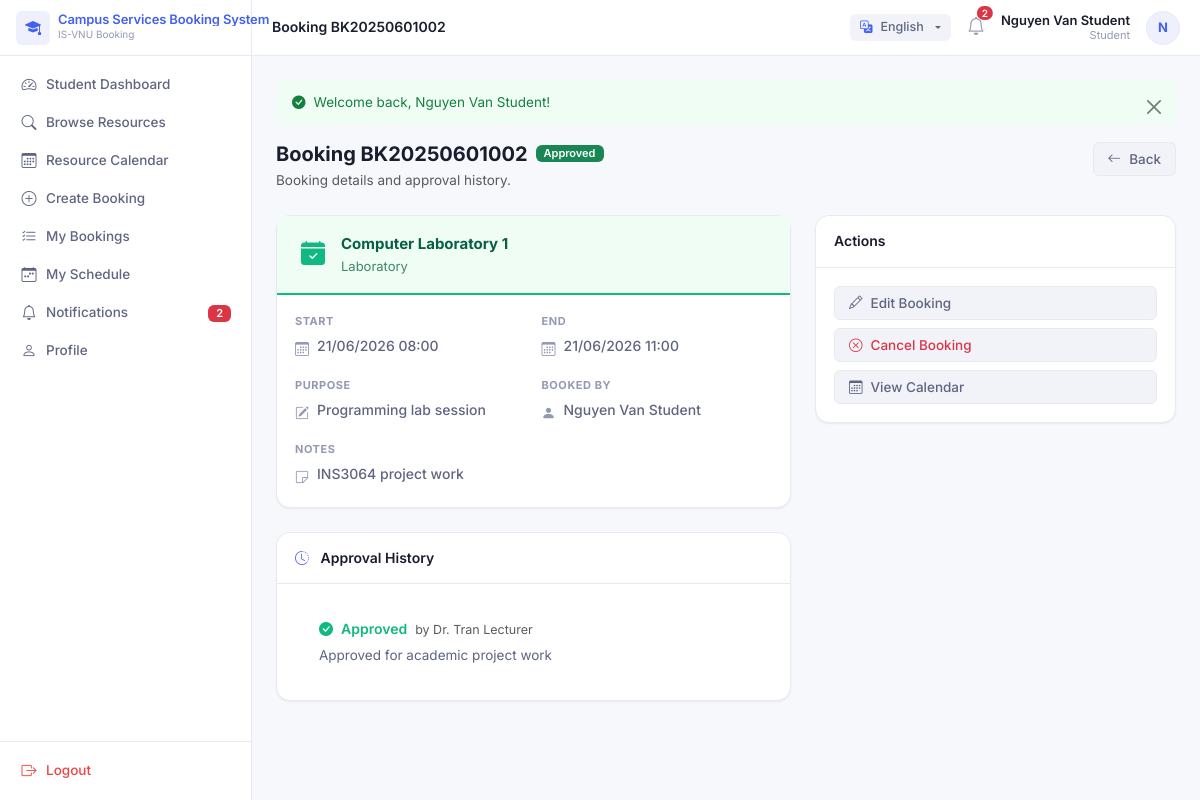
The app's page /index.php?page=bookings&action=show&id=2 (signed in) with its own data.
### tables this page shows
CREATE TABLE bookings (
  id INT UNSIGNED AUTO_INCREMENT PRIMARY KEY,
  booking_reference VARCHAR(30) NOT NULL UNIQUE,
  user_id INT UNSIGNED NOT NULL,
  resource_id INT UNSIGNED NOT NULL,
  start_datetime DATETIME NOT NULL,
  end_datetime DATETIME NOT NULL,
  purpose VARCHAR(255) NOT NULL,
  additional_notes TEXT,
  status ENUM('pending','approved','rejected','cancelled','completed','expired') NOT NULL DEFAULT 'pending',
  requires_approval TINYINT(1) NOT NULL DEFAULT 0,
  created_at TIMESTAMP DEFAULT CURRENT_TIMESTAMP,
  updated_at TIMESTAMP DEFAULT CURRENT_TIMESTAMP ON UPDATE CURRENT_TIMESTAMP,
  FOREIGN KEY (user_id) REFERENCES users(id) ON DELETE RESTRICT,
  FOREIGN KEY (resource_id) REFERENCES resources(id) ON DELETE RESTRICT,
  INDEX idx_bookings_user (user_id),
  INDEX idx_bookings_resource (resource_id),
  INDEX idx_bookings_status (status),
  INDEX idx_bookings_start (start_datetime),
  INDEX idx_bookings_end (end_datetime)
);

CREATE TABLE users (
  id INT UNSIGNED AUTO_INCREMENT PRIMARY KEY,
  department_id INT UNSIGNED DEFAULT NULL,
  full_name VARCHAR(150) NOT NULL,
  username VARCHAR(80) NOT NULL UNIQUE,
  email VARCHAR(150) NOT NULL UNIQUE,
  password_hash VARCHAR(255) NOT NULL,
  phone VARCHAR(20) DEFAULT NULL,
  student_code VARCHAR(30) DEFAULT NULL UNIQUE,
  staff_code VARCHAR(30) DEFAULT NULL UNIQUE,
  avatar VARCHAR(255) DEFAULT NULL,
  status ENUM('active','inactive','suspended') NOT NULL DEFAULT 'active',
  created_at TIMESTAMP DEFAULT CURRENT_TIMESTAMP,
  updated_at TIMESTAMP DEFAULT CURRENT_TIMESTAMP ON UPDATE CURRENT_TIMESTAMP,
  FOREIGN KEY (department_id) REFERENCES departments(id) ON DELETE SET NULL,
  INDEX idx_users_status (status)
);

CREATE TABLE resources (
  id INT UNSIGNED AUTO_INCREMENT PRIMARY KEY,
  category_id INT UNSIGNED NOT NULL,
  resource_code VARCHAR(50) NOT NULL UNIQUE,
  resource_name VARCHAR(150) NOT NULL,
  location VARCHAR(150) NOT NULL,
  capacity INT UNSIGNED DEFAULT 1,
  description TEXT,
  image VARCHAR(255) DEFAULT NULL,
  status ENUM('available','unavailable','maintenance','restricted') NOT NULL DEFAULT 'available',
  created_at TIMESTAMP DEFAULT CURRENT_TIMESTAMP,
  updated_at TIMESTAMP DEFAULT CURRENT_TIMESTAMP ON UPDATE CURRENT_TIMESTAMP,
  FOREIGN KEY (category_id) REFERENCES resource_categories(id) ON DELETE RESTRICT,
  INDEX idx_resources_category (category_id),
  INDEX idx_resources_status (status)
);

CREATE TABLE resource_categories (
  id INT UNSIGNED AUTO_INCREMENT PRIMARY KEY,
  category_name VARCHAR(100) NOT NULL UNIQUE,
  description TEXT,
  requires_approval TINYINT(1) NOT NULL DEFAULT 0,
  max_booking_hours_per_day DECIMAL(5,2) DEFAULT 4.00,
  max_booking_hours_per_week DECIMAL(5,2) DEFAULT 10.00,
  max_peak_slots_per_week INT UNSIGNED DEFAULT 2,
  cancellation_deadline_hours INT UNSIGNED DEFAULT 24,
  status ENUM('active','inactive') NOT NULL DEFAULT 'active',
  created_at TIMESTAMP DEFAULT CURRENT_TIMESTAMP,
  updated_at TIMESTAMP DEFAULT CURRENT_TIMESTAMP ON UPDATE CURRENT_TIMESTAMP
);

CREATE TABLE approvals (
  id INT UNSIGNED AUTO_INCREMENT PRIMARY KEY,
  booking_id INT UNSIGNED NOT NULL,
  approver_id INT UNSIGNED NOT NULL,
  decision ENUM('approved','rejected') NOT NULL,
  comment TEXT,
  decided_at DATETIME NOT NULL,
  created_at TIMESTAMP DEFAULT CURRENT_TIMESTAMP,
  FOREIGN KEY (booking_id) REFERENCES bookings(id) ON DELETE CASCADE,
  FOREIGN KEY (approver_id) REFERENCES users(id) ON DELETE RESTRICT,
  INDEX idx_approvals_booking (booking_id)
);

### app/views/bookings/detail.php (the view, shortened to what the rows shown need)
<?php
$statusColor = [
    'approved'  => ['bg' => '#f0fdf4', 'border' => '#10b981', 'text' => '#065f46'],
    'pending'   => ['bg' => '#fffbeb', 'border' => '#f59e0b', 'text' => '#78350f'],
    'rejected'  => ['bg' => '#fef2f2', 'border' => '#ef4444', 'text' => '#7f1d1d'],
    'cancelled' => ['bg' => '#f7f8fc', 'border' => '#9499b2', 'text' => '#5f6580'],
    'completed' => ['bg' => '#eef2ff', 'border' => '#6366f1', 'text' => '#312e81'],
];
$sc = $statusColor[$booking['status']] ?? $statusColor['pending'];
?>
<div class="d-flex align-items-start justify-content-between mb-4 flex-wrap gap-2">
  <div>
    <div class="d-flex align-items-center gap-2 mb-1">
      <h1 class="fw-bold mb-0" style="font-size:1.25rem">
        Booking <?= e($booking['booking_reference']) ?>
      </h1>
      <?= status_badge($booking['status']) ?>
    </div>
  </div>
</div>
<div class="row g-4">
  <div class="col-lg-7">
    <div class="card mb-4">
      <div class="px-4 py-3 d-flex align-items-center gap-3 rounded-top"
           style="background:<?= $sc['bg'] ?>;border-bottom:2px solid <?= $sc['border'] ?>">
        <div>
          <div class="fw-bold" style="color:<?= $sc['text'] ?>;font-size:15px">
            <?= e($booking['resource_name']) ?>
          </div>
          <div style="font-size:13px;color:<?= $sc['text'] ?>;opacity:.75">
            <?= e($booking['category_name'] ?? '') ?>
          </div>
        </div>
      </div>
    </div>
    <?php if (!empty($approvals)): ?>
    <div class="card mb-4">
      <div class="card-body p-0">
        <?php foreach ($approvals as $i => $a): ?>
        <div class="px-4 py-3 <?= $i > 0 ? 'border-top' : '' ?>">
          <div class="d-flex align-items-center gap-2 mb-1">
            <?php if ($a['decision'] === 'approved'): ?>
              <i class="bi bi-check-circle-fill" style="color:var(--success)"></i>
              <span class="fw-semibold" style="color:var(--success)">Approved</span>
            <?php else: ?>
              <i class="bi bi-x-circle-fill" style="color:var(--danger)"></i>
              <span class="fw-semibold" style="color:var(--danger)">Rejected</span>
            <?php endif; ?>
            <span class="text-muted" style="font-size:12.5px">by <?= e($a['approver_name']) ?></span>
          </div>
          <?php if (!empty($a['comment'])): ?>
          <p class="mb-0" style="font-size:13.5px;color:var(--text-sub)"><?= e($a['comment']) ?></p>
          <?php endif; ?>
        </div>
        <?php endforeach; ?>
      </div>
    </div>
    <?php endif; ?>
  </div>
</div>

### app/helpers/functions.php (shortened to what the rows shown need)
<?php
function url(string $path = ''): string
{
    $path = ltrim($path, '/');
    return APP_URL . ($path ? '/' . $path : '');
}
function e(?string $value): string
{
    return htmlspecialchars($value ?? '', ENT_QUOTES, 'UTF-8');
}
function status_badge(string $status, string $type = 'booking'): string
{
    $classes = [
        'booking' => [
            'pending' => 'bg-warning text-dark',
            'approved' => 'bg-success',
            'rejected' => 'bg-danger',
            'cancelled' => 'bg-secondary',
            'completed' => 'bg-primary',
            'expired' => 'bg-dark',
        ],
        'resource' => [
            'available' => 'bg-success',
            'unavailable' => 'bg-secondary',
            'maintenance' => 'bg-warning text-dark',
            'restricted' => 'bg-danger',
        ],
    ];
    $map = $classes[$type] ?? $classes['booking'];
    $class = $map[$status] ?? 'bg-secondary';
    $label = ucwords(str_replace('_', ' ', $status));
    return '<span class="badge ' . $class . '">' . e($label) . '</span>';
}
function route_url(string $page, string $action = 'index', array $params = []): string
{
    $query = ['page' => $page];
    if ($action !== 'index') {
        $query['action'] = $action;
    }
    foreach ($params as $k => $v) {
        if ($v !== '' && $v !== null) {
            $query[$k] = $v;
        }
    }
    return url('index.php?' . http_build_query($query));
}
function is_active_nav(string $page, ?string $action = null): bool
{
    $currentPage = $_GET['page'] ?? 'dashboard';
    $currentAction = $_GET['action'] ?? 'index';
    if ($currentPage !== $page) {
        return false;
    }
    return $currentAction === $action;
}
function setting(string $key, $default = null, bool $refresh = false)
{
    static $settings = null;
    if ($settings === null || $refresh) {
        $settings = [];
        try {
            $db = Database::getInstance()->getConnection();
            $stmt = $db->query('SELECT setting_key, setting_value FROM settings');
            while ($row = $stmt->fetch()) {
                $settings[$row['setting_key']] = $row['setting_value'];
            }
        } catch (Throwable $e) {
        }
    }
    return $settings[$key] ?? $default;
}
function __(string $key): string
{
    static $dictionary = null;
    $lang = $_SESSION['lang'] ?? null;
    if ($lang === null) {
        $lang = setting('language_default', 'en');
    }
    if ($dictionary === null || $dictionary['lang'] !== $lang) {
        $file = APP_PATH . "/lang/{$lang}.php";
        if (file_exists($file)) {
            $dictionary = [
                'lang' => $lang,
                'data' => include $file
            ];
        } else {
            $dictionary = [
                'lang' => $lang,
                'data' => []
            ];
        }
    }
    return $dictionary['data'][$key] ?? $key;
}

### app/views/layouts/sidebar.php (shortened to what the rows shown need)
<?php
$role = Auth::primaryRole();
$user = Auth::user();
$unreadNotifications = 0;
if ($user) {
    $unreadNotifications = (new NotificationRepository())->countUnread((int) $user['id']);
}
?>
<nav id="sidebar" class="sidebar">
  <ul class="nav flex-column sidebar-nav" id="sidebarNav">
    <?php
    $groupId = 0;
    $inGroup = false;
    foreach ($navItems as $item):
        if (isset($item['group'])):
            if ($inGroup) echo '</ul></li>';
            $groupId++;
            $gid = 'sidebarGroup' . $groupId;
            $isOpen = 'true';
            $collapseClass = 'show';
            $inGroup = true;
    ?>
        <li class="nav-item sidebar-group-item">
          <a class="sidebar-group-toggle text-decoration-none"
             href="#<?= $gid ?>" data-bs-toggle="collapse" aria-expanded="<?= $isOpen ?>">
            <span class="sidebar-group-label-text"><?= e(__($item['group'])) ?></span>
            <i class="bi bi-chevron-down sidebar-chevron"></i>
          </a>
          <ul class="nav flex-column collapse <?= $collapseClass ?>" id="<?= $gid ?>">
    <?php
        else:
            $active = is_active_nav($item['page'], $item['action']);
    ?>
        <li class="nav-item">
          <a class="nav-link sidebar-link <?= $active ? 'active' : '' ?>" href="<?= route_url($item['page'], $item['action']) ?>">
            <i class="bi <?= e($item['icon']) ?>"></i><?= e(__($item['label'])) ?>
            <?php if ($item['page'] === 'notifications' && $unreadNotifications > 0): ?>
              <span class="badge bg-danger ms-auto"><?= $unreadNotifications ?></span>
            <?php endif; ?>
          </a>
        </li>
    <?php
        endif;
    endforeach;
    ?>
  </ul>
</nav>

### app/views/layouts/topbar.php (shortened to what the rows shown need)
<?php
$user = Auth::user();
$role = Auth::primaryRole();
$unreadNotifications = 0;
if ($user) {
    $unreadNotifications = (new NotificationRepository())->countUnread((int) $user['id']);
}
?>
<header class="topbar">
  <div class="d-flex align-items-center gap-3">
    <div class="dropdown">
      <button class="btn btn-sm btn-light border-0 dropdown-toggle d-flex align-items-center gap-2" type="button" id="langDropdown" data-bs-toggle="dropdown" aria-expanded="false">
      </button>
    </div>
    <a href="<?= route_url('notifications') ?>" class="position-relative text-decoration-none"
       style="color:var(--text-muted)" title="Notifications">
      <i class="bi bi-bell" style="font-size:18px"></i>
      <?php if ($unreadNotifications > 0): ?>
        <span class="position-absolute top-0 start-100 translate-middle badge rounded-pill bg-danger notification-badge">
          <?= $unreadNotifications ?>
        </span>
      <?php endif; ?>
    </a>
    <div class="d-none d-sm-flex flex-column text-end" style="line-height:1.2">
      <span class="fw-semibold" style="font-size:13px"><?= e($user['full_name'] ?? '') ?></span>
      <span style="font-size:11px;color:var(--text-muted)"><?= e(__($role)) ?></span>
    </div>
    <a href="<?= route_url('profile') ?>" class="avatar-circle text-decoration-none" title="Profile">
      <?= strtoupper(substr($user['full_name'] ?? 'U', 0, 1)) ?>
    </a>
  </div>
</header>

### records on screen
bookings: id "2", user.full_name "Nguyen Van Student", user.full_name "N", booking_reference "BK20250601002", status "Approved", resource.resource_name "Computer Laboratory 1", resource_categories.category_name "Laboratory"
approvals: decision "approved" (drawn), approver.full_name "Dr. Tran Lecturer", comment "Approved for academic project work"

### other values on screen
setting('system_name', 'Campus Services') "Campus Services Booking System"
__($item['label']) "Student Dashboard"
__($item['label']) "Browse Resources"
__($item['label']) "Resource Calendar"
__($item['label']) "Create Booking"
__($item['label']) "My Bookings"
__($item['label']) "My Schedule"
__($item['label']) "Notifications"
__($item['label']) "Profile"
__('Logout') "Logout"
__($title ?? '') "Booking BK20250601002"
__($role) "Student"
$msg "Welcome back, Nguyen Van Student!"
$d['label'] "START"
$d['val'] "21/06/2026 08:00"
